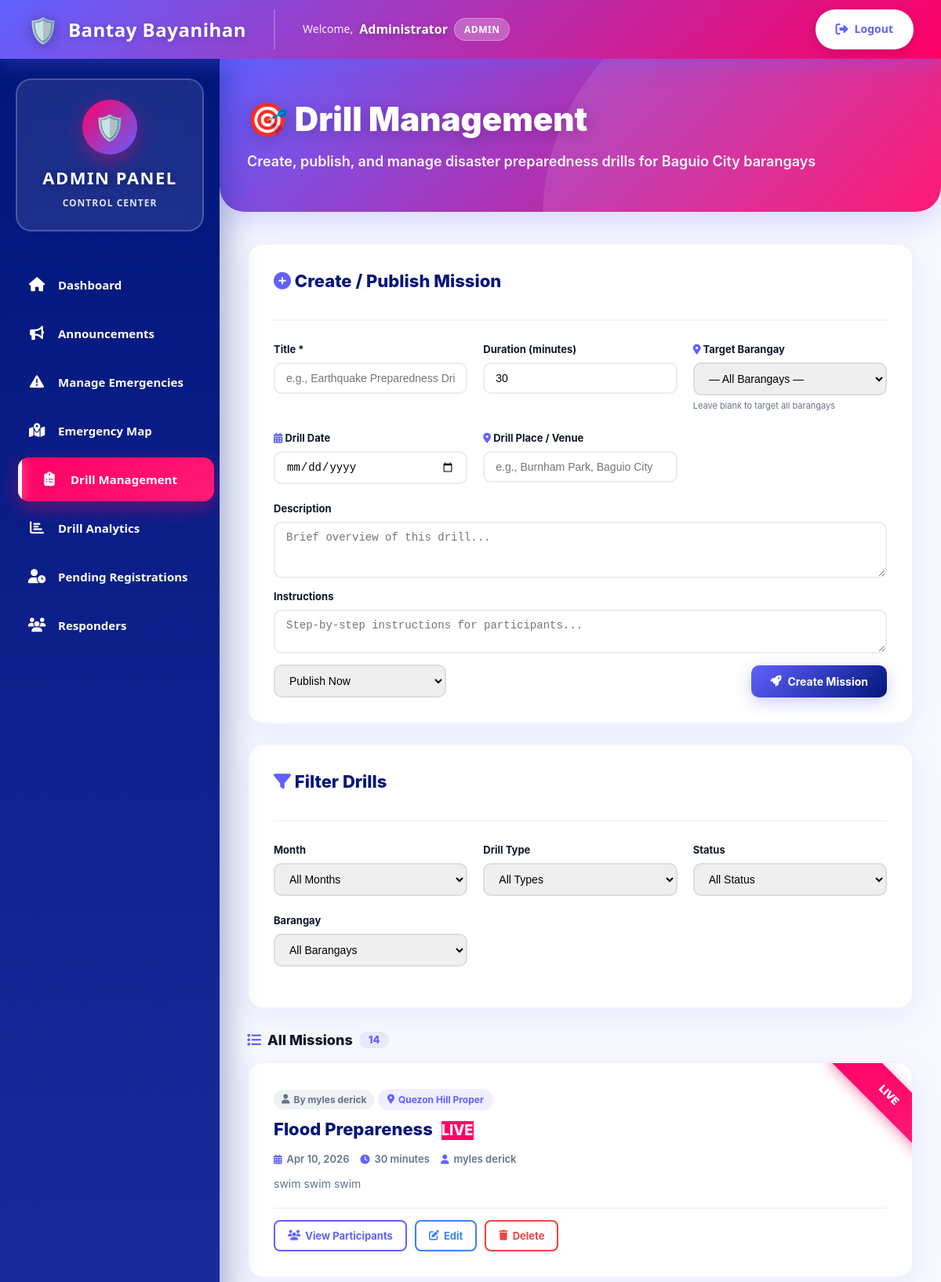
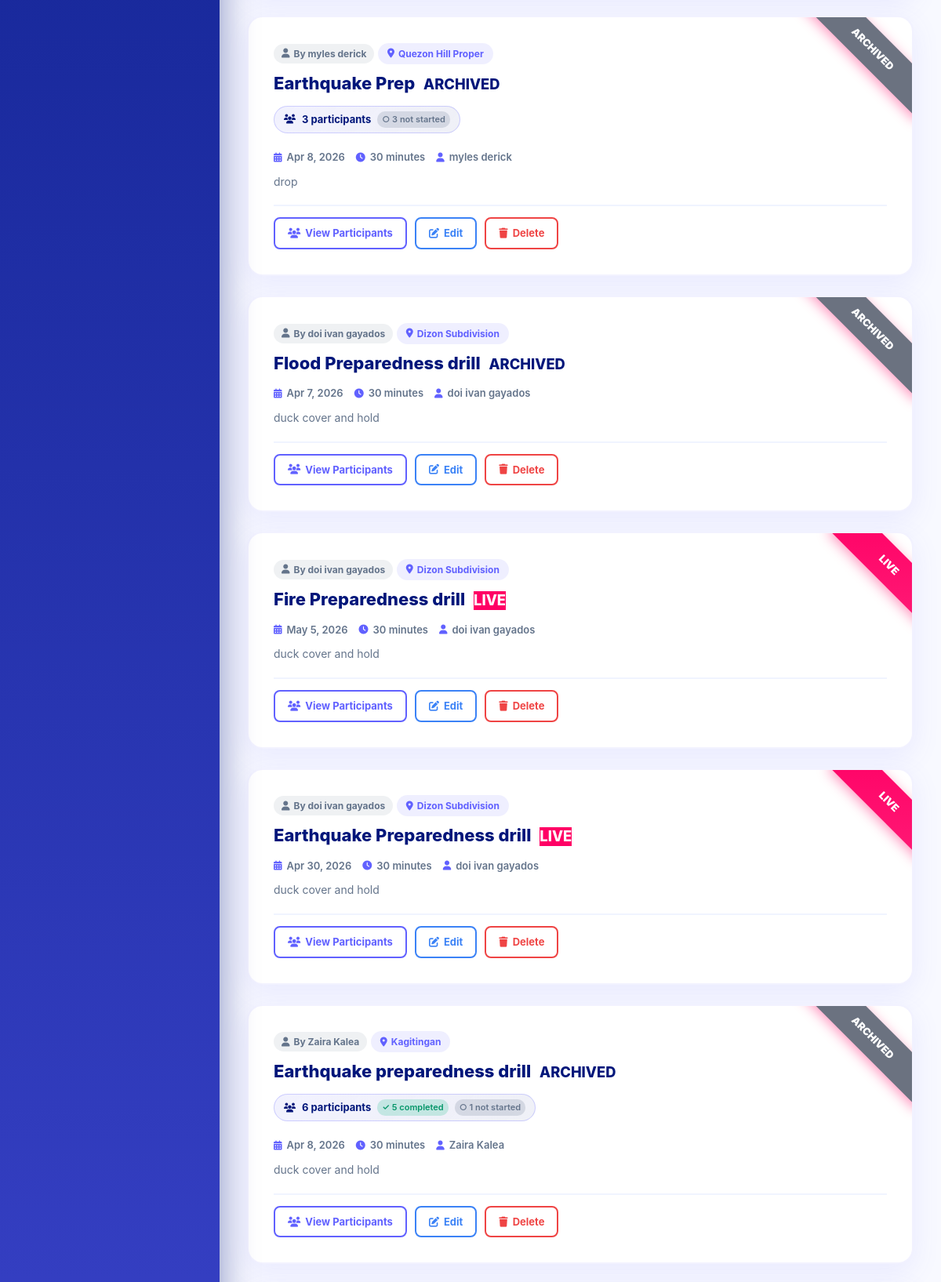
/admin/drill-management.php (signed in, upper part), run on the app's committed database (2 pictures, top to bottom).
### tables this page shows
CREATE TABLE `drills` (
  `id` int(11) NOT NULL,
  `title` varchar(150) NOT NULL,
  `description` text DEFAULT NULL,
  `barangay` varchar(255) DEFAULT NULL,
  `instructions` text NOT NULL,
  `duration_minutes` int(11) DEFAULT 30,
  `status` enum('draft','published') DEFAULT 'draft',
  `is_archived` tinyint(1) DEFAULT 0,
  `created_by` int(11) DEFAULT NULL,
  `created_at` timestamp NOT NULL DEFAULT current_timestamp(),
  `drill_date` date DEFAULT NULL,
  `drill_time` time DEFAULT NULL,
  `drill_place` varchar(255) DEFAULT NULL
);

CREATE TABLE `users` (
  `id` int(11) NOT NULL,
  `name` varchar(100) NOT NULL,
  `email` varchar(100) NOT NULL,
  `password` varchar(255) NOT NULL,
  `role` enum('admin','responder','resident') DEFAULT 'resident',
  `contact` varchar(20) DEFAULT NULL,
  `address` text DEFAULT NULL,
  `barangay` varchar(255) DEFAULT NULL,
  `id_photo` varchar(255) DEFAULT NULL,
  `is_approved` tinyint(1) DEFAULT 0,
  `created_at` timestamp NOT NULL DEFAULT current_timestamp()
);

### admin/drill-management.php (the view, shortened to what the rows shown need)
<?php
require '../db_connect.php';
include '../includes/header.php';
?>
<!DOCTYPE html>
<html lang="en">
<head>
    <link rel="stylesheet" href="https://cdnjs.cloudflare.com/ajax/libs/font-awesome/6.5.0/css/all.min.css">
    <link rel="stylesheet" href="../assets/css/design-system.css">
</head>
<body>
<div class="main-content">
<?php
if (isset($_GET['leaderboard']) && is_numeric($_GET['leaderboard'])):
    $drill_id = (int)$_GET['leaderboard'];
    $stmt = $pdo->prepare("
        SELECT d.*, u.name AS creator_name
        FROM drills d
        LEFT JOIN users u ON d.created_by = u.id
        WHERE d.id = ?
    ");
    $stmt->execute([$drill_id]);
    $drill = $stmt->fetch(PDO::FETCH_ASSOC);
    if ($drill):
    $countStmt = $pdo->prepare("
        SELECT
            COUNT(*) as total,
            COALESCE(SUM(CASE WHEN status = 'completed'   THEN 1 ELSE 0 END), 0) as completed,
            COALESCE(SUM(CASE WHEN status = 'in_progress' THEN 1 ELSE 0 END), 0) as in_progress,
            COALESCE(SUM(CASE WHEN status = 'not_started' THEN 1 ELSE 0 END), 0) as not_started
        FROM drill_participants WHERE drill_id = ?
    ");
    $countStmt->execute([$drill_id]);
    $counts = $countStmt->fetch(PDO::FETCH_ASSOC);
    $totalAll = (int)($counts['total'] ?? 0);
?>
    <div class="leaderboard-header">
        <h1>👥 Participants — <?= htmlspecialchars($drill['title']) ?></h1>
        <p class="drill-subtitle">
            <?= !empty($drill['description']) ? htmlspecialchars($drill['description']) : 'No description provided.' ?>
        </p>
        <div class="drill-detail-pills">
            <span class="drill-detail-pill">
                <i class="fas fa-user-shield"></i> Created by: <?= htmlspecialchars($drill['creator_name'] ?? 'Unknown') ?>
            </span>
            <span class="drill-detail-pill">
                <i class="fas fa-clock"></i> <?= (int)$drill['duration_minutes'] ?> minutes
            </span>
            <span class="drill-detail-pill">
                <i class="fas fa-calendar-alt"></i> <?= date('M d, Y', strtotime($drill['created_at'])) ?>
            </span>
            <?php if(!empty($drill['barangay'])): ?>
            <span class="drill-detail-pill">
                <i class="fas fa-map-marker-alt"></i> <?= htmlspecialchars($drill['barangay']) ?>
            </span>
            <?php endif; ?>
            <?php if(!empty($drill['drill_date'])): ?>
            <span class="drill-detail-pill">
                <i class="fas fa-calendar-check"></i> <?= date('M d, Y', strtotime($drill['drill_date'])) ?>
            </span>
            <?php endif; ?>
            <?php if(!empty($drill['drill_place'])): ?>
            <span class="drill-detail-pill">
                <i class="fas fa-location-dot"></i> <?= htmlspecialchars($drill['drill_place']) ?>
            </span>
            <?php endif; ?>
            <span class="drill-detail-pill">
                <i class="fas fa-circle" style="font-size:9px; color: <?= $drill['status'] === 'published' ? '#4ade80' : '#fbbf24' ?>"></i>
                <?= ucfirst($drill['status']) ?>
            </span>
        </div>
        <div class="participant-count-hero">
            <div class="count-box">
                <span class="count-num"><?= $totalAll ?></span>
                <span class="count-label">Total</span>
            </div>
            <div class="count-box" style="background:rgba(74,222,128,0.2); border-color:rgba(74,222,128,0.4);">
                <span class="count-num"><?= (int)($counts['completed'] ?? 0) ?></span>
                <span class="count-label">Completed</span>
            </div>
            <div class="count-box" style="background:rgba(251,191,36,0.2); border-color:rgba(251,191,36,0.4);">
                <span class="count-num"><?= (int)($counts['in_progress'] ?? 0) ?></span>
                <span class="count-label">In Progress</span>
            </div>
            <div class="count-box" style="background:rgba(248,113,113,0.2); border-color:rgba(248,113,113,0.4);">
                <span class="count-num"><?= (int)($counts['not_started'] ?? 0) ?></span>
                <span class="count-label">Not Started</span>
            </div>
        </div>
    </div>
    <?php
    $stmt = $pdo->prepare("
        SELECT * FROM drill_participants
        WHERE drill_id = ?
        ORDER BY joined_at DESC
    ");
    $stmt->execute([$drill_id]);
    $participants = $stmt->fetchAll(PDO::FETCH_ASSOC);
    foreach ($participants as &$p) {
        $p['status'] = $p['status'] ?? 'not_started';
        $p['started_at'] = $p['started_at'] ?? null;
        $p['finished_at'] = $p['finished_at'] ?? null;
        $p['entered'] = $p['entered'] ?? 0;
    }
    if (empty($participants)):
    ?>
        <div class="empty-state">
            <i class="fas fa-inbox"></i>
            <p><strong>No participants yet</strong></p>
        </div>
    <?php else: ?>
        <div class="table-container">
            <table>
                <thead>
                    <tr>
                        <th style="text-align:center;">#</th>
                        <th>Participant</th>
                        <th>Email</th>
                        <th style="text-align:center;">Status</th>
                        <th style="text-align:center;">Started</th>
                        <th style="text-align:center;">Finished</th>
                        <th style="text-align:center;">Entered</th>
                    </tr>
                </thead>
                <tbody>
                    <?php $rank = 1; foreach ($participants as $p):
                        $status = $p['status'] ?? 'not_started';
                        $isEntered = (bool)$p['entered'];
                        $hasStarted = !empty($p['started_at']);
                        $isCompleted = ($status === 'completed');
                        $finishedTime = $p['finished_at'] ?? null;
                        $started = $p['started_at'] ? date('M d, Y h:i A', strtotime($p['started_at'])) : '—';
                        $finished = $finishedTime ? date('M d, Y h:i A', strtotime($finishedTime)) : '—';
                        $badgeClass = $isCompleted ? 'badge-success' : ($hasStarted ? 'badge-warning' : 'badge-secondary');
                        $badgeLabel = $isCompleted ? '✓ Completed' : ($hasStarted ? '⏳ In Progress' : '⏸ Not Started');
                        $badgeIcon = $isCompleted ? 'fa-check-circle' : ($hasStarted ? 'fa-spinner fa-spin' : 'fa-hourglass-start');
                    ?>
                    <tr>
                        <td style="text-align:center; font-weight:bold;">#<?= $rank++ ?></td>
                        <td><strong><?= htmlspecialchars($p['name']) ?></strong></td>
                        <td><?= htmlspecialchars($p['email']) ?></td>
                        <td style="text-align:center;">
                            <span class="badge <?= $badgeClass ?>" style="padding:6px 12px; font-size:11px; font-weight:700;">
                                <i class="fas <?= $badgeIcon ?>"></i> <?= $badgeLabel ?>
                            </span>
                        </td>
                        <td style="text-align:center; font-size:12px;"><?= $started ?></td>
                        <td style="text-align:center; font-size:12px;">
                            <?php if ($finishedTime): ?>
                                <span style="color:#059669; font-weight:600;">
                                    <i class="fas fa-check-circle"></i> <?= $finished ?>
                                </span>
                            <?php else: ?>
                                <span style="color:#94a3b8;">—</span>
                            <?php endif; ?>
                        </td>
                        <td style="text-align:center;">
                            <?php if ($isEntered): ?>
                                <span class="badge badge-success" style="font-size:11px;">
                                    <i class="fas fa-check"></i> Yes
                                </span>
                            <?php else: ?>
                                <span class="badge badge-secondary" style="font-size:11px;">
                                    <i class="fas fa-times"></i> No
                                </span>
                            <?php endif; ?>
                        </td>
                    </tr>
                    <?php endforeach; ?>
                </tbody>
            </table>
        </div>
    <?php endif; ?>
    <div style="text-align:center;margin-top:30px;">
        <a href="drill-management.php" class="btn btn-secondary">← Back to Drill Management</a>
    </div>
    <?php else: ?>
        <div class="empty-state"><p>Drill not found.</p></div>
    <?php endif; ?>
<?php
else:
?>
<div class="page-header">
    <div class="page-header-content">
        <h1>🎯 Drill Management</h1>
    </div>
</div>
<?php
$query = "
    SELECT
        d.*,
        u.name AS creator,
        COUNT(DISTINCT dp.id) AS total_participants,
        COALESCE(SUM(CASE WHEN dp.status = 'completed'   THEN 1 ELSE 0 END), 0) AS completed_count,
        COALESCE(SUM(CASE WHEN dp.status = 'in_progress' THEN 1 ELSE 0 END), 0) AS in_progress_count,
        COALESCE(SUM(CASE WHEN dp.status = 'not_started' THEN 1 ELSE 0 END), 0) AS not_started_count,
        CASE WHEN d.drill_date < CURDATE() OR (d.drill_date IS NULL AND d.created_at < DATE_SUB(CURDATE(), INTERVAL 30 DAY)) THEN 1 ELSE 0 END AS is_archived
    FROM drills d
    JOIN users u ON d.created_by = u.id
    LEFT JOIN drill_participants dp ON dp.drill_id = d.id
    WHERE 1=1
";
$params = [];
$query .= " GROUP BY d.id ORDER BY CASE WHEN d.status='published' THEN 0 ELSE 1 END, d.created_at DESC";
$stmt = $pdo->prepare($query);
$stmt->execute($params);
$drills = $stmt->fetchAll(PDO::FETCH_ASSOC);
if (empty($drills)):
?>
    <div class="empty-state" style="max-width:100%;">
        <i class="fas fa-clipboard-list"></i>
        <p><strong>No missions created yet</strong></p>
        <p>Use the form above to create your first drill!</p>
    </div>
<?php else: ?>
    <h2 style="color:#0f172a;font-size:18px;font-weight:800;margin:28px 0 16px;display:flex;align-items:center;gap:8px;">
        <i class="fas fa-list" style="color:#6161ff;"></i> All Missions
        <span style="background:rgba(97,97,255,.1);color:#6161ff;border-radius:20px;padding:2px 12px;font-size:13px;"><?= count($drills) ?></span>
    </h2>
    <?php foreach($drills as $d):
        $isOwner = ($d['created_by'] == $_SESSION['user_id']);
        $isArchived = (int)($d['is_archived'] ?? 0);
        $statusBadge = $isArchived ? 'ARCHIVED' : ($d['status'] === 'published' ? 'LIVE' : ucfirst($d['status']));
        $statusColor = $isArchived ? 'badge-secondary' : ($d['status'] === 'published' ? 'badge-danger' : 'badge-info');
        $totalP     = (int)$d['total_participants'];
        $completedP = (int)($d['completed_count'] ?? 0);
        $notStartedP= (int)($d['not_started_count'] ?? 0);
    ?>
    <div class="mission-card">
        <?php if ($d['status'] === 'published' && !$isArchived): ?>
            <div class="ribbon">LIVE</div>
        <?php elseif ($isArchived): ?>
            <div class="ribbon" style="background: #6b7280;">ARCHIVED</div>
        <?php endif; ?>
        <?php if ($isOwner): ?>
            <span class="owner-tag mine"><i class="fas fa-user-check"></i> Your Drill</span>
        <?php else: ?>
            <span class="owner-tag others"><i class="fas fa-user"></i> By <?= htmlspecialchars($d['creator']) ?></span>
        <?php endif; ?>
        <?php if(!empty($d['barangay'])): ?>
            <span class="brgy-tag"><i class="fas fa-map-marker-alt"></i> <?= htmlspecialchars($d['barangay']) ?></span>
        <?php else: ?>
            <span class="brgy-tag all"><i class="fas fa-globe"></i> All Barangays</span>
        <?php endif; ?>
        <h3>
            <?= htmlspecialchars($d['title']) ?>
            <small class="<?= $statusColor ?>" style="display:inline-block;margin-left:6px;"><?= $statusBadge ?></small>
        </h3>
        <?php if ($totalP > 0): ?>
            <div class="participant-badge">
                <i class="fas fa-users"></i>
                <span class="participant-count"><?= $totalP ?> participant<?= $totalP !== 1 ? 's' : '' ?></span>
                <?php if ($completedP > 0): ?>
                    <span class="participant-status completed">✓ <?= $completedP ?> completed</span>
                <?php endif; ?>
                <?php if ($notStartedP > 0): ?>
                    <span class="participant-status not-started">○ <?= $notStartedP ?> not started</span>
                <?php endif; ?>
            </div>
        <?php endif; ?>
        <div class="meta-row">
            <?php if(!empty($d['drill_date'])): ?>
            <span class="meta-item">
                <i class="fas fa-calendar-alt"></i>
                <?= date('M j, Y', strtotime($d['drill_date'])) ?>
            </span>
            <?php endif; ?>
            <span class="meta-item">
                <i class="fas fa-clock"></i>
                <?= (int)$d['duration_minutes'] ?> minutes
            </span>
            <span class="meta-item">
                <i class="fas fa-user"></i>
                <?= htmlspecialchars($d['creator']) ?>
            </span>
        </div>
        <?php if(!empty($d['description'])): ?>
        <p style="margin-top:8px;color:#64748b;font-size:14px;"><?= htmlspecialchars($d['description']) ?></p>
        <?php endif; ?>
        <div class="mission-actions">
            <a href="?leaderboard=<?= $d['id'] ?>" class="view-leaderboard">
                <i class="fas fa-users"></i> View Participants
            </a>
            <a href="?edit=<?= $d['id'] ?>" class="edit">
                <i class="fas fa-edit"></i> Edit
            </a>
            <a href="?del=<?= $d['id'] ?>" class="delete"
               onclick="return confirm('Delete this mission forever?')">
                <i class="fas fa-trash"></i> Delete
            </a>
        </div>
    </div>
    <?php endforeach; ?>
<?php endif; ?>
<?php endif;  ?>
</div>
</body>
</html>

### data on the page
drills: status "LIVE", created_by.name "myles derick", barangay "Quezon Hill Proper", title "Flood Prepareness", statusBadge "LIVE", drill_date "Apr 10, 2026", duration_minutes "30", description "swim swim swim"
drills: status "ARCHIVED", created_by.name "myles derick", barangay "Quezon Hill Proper", title "Earthquake Prep", statusBadge "ARCHIVED", totalP "3", notStartedP "3", drill_date "Apr 8, 2026", duration_minutes "30", description "drop"
drills: status "ARCHIVED", created_by.name "doi ivan gayados", barangay "Dizon Subdivision", title "Flood Preparedness drill", statusBadge "ARCHIVED", drill_date "Apr 7, 2026", duration_minutes "30", description "duck cover and hold"
drills: status "LIVE", created_by.name "doi ivan gayados", barangay "Dizon Subdivision", title "Fire Preparedness drill", statusBadge "LIVE", drill_date "May 5, 2026", duration_minutes "30", description "duck cover and hold"
drills: status "LIVE", created_by.name "doi ivan gayados", barangay "Dizon Subdivision", title "Earthquake Preparedness drill", statusBadge "LIVE", drill_date "Apr 30, 2026", duration_minutes "30", description "duck cover and hold"
drills: status "ARCHIVED", created_by.name "Zaira Kalea", barangay "Kagitingan", title "Earthquake preparedness drill", statusBadge "ARCHIVED", totalP "6", completedP "5", notStartedP "1", drill_date "Apr 8, 2026", duration_minutes "30", description "duck cover and hold"

### other printed values
$_SESSION['name'] "Administrator"
$_SESSION['role'] "ADMIN"
count($drills) "14"
